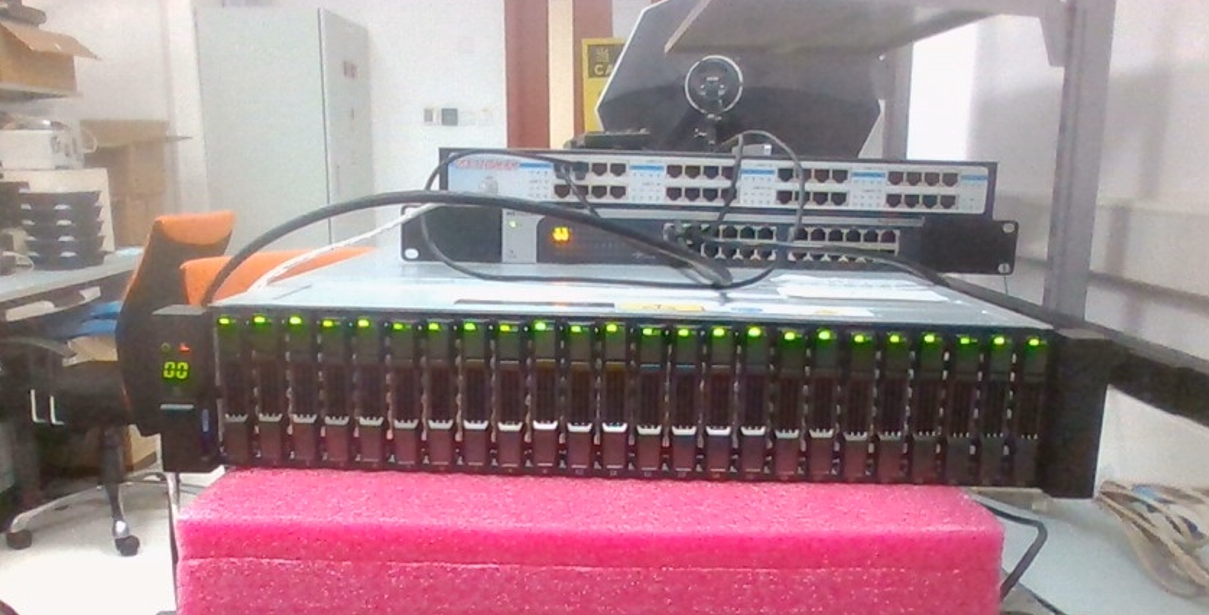
#> input picture Seagate_ImageProcessing/original.png, 1209 x 615 px
$ python 'Find Color.py'
#> lines starting #> are read from the running program, lines starting #| are printed output that depends on the picture
# 点击图片即可获得其像素点的 BGR GRAY HSV 的值

import cv2 as cv

img = cv.imread('original.png')
#> img is the input picture: shape (615, 1209, 3); mean B, G, R 137.3, 131.8, 157.9
gray = cv.cvtColor(img, cv.COLOR_BGR2GRAY)
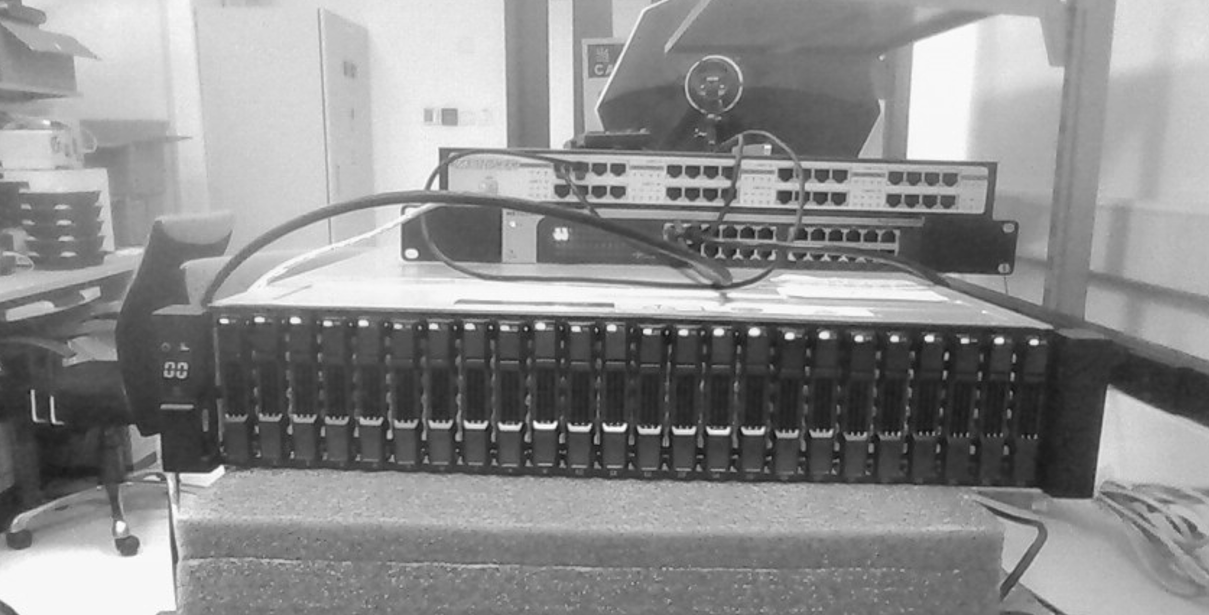
#> gray: shape (615, 1209); min 12, max 254, mean 140.2
hsv = cv.cvtColor(img, cv.COLOR_BGR2HSV)
#> hsv: shape (615, 1209, 3); mean H, S, V 90.5, 54, 161.4

def mouse_click(event, x, y, flags, para):
    if event == cv.EVENT_LBUTTONDOWN:  # 左边鼠标点击
        print('PIX:', x, y)
        print("BGR:", img[y, x])
        print("GRAY:", gray[y, x])
        print("HSV:", hsv[y, x])

if __name__ == '__main__':
    cv.namedWindow("img")
    cv.setMouseCallback("img", mouse_click)
    while True:
        cv.imshow('img', img)
        if cv.waitKey() == ord('q'): #键入q退出
#> (key q is pressed here)
            break
    cv.destroyAllWindows()
